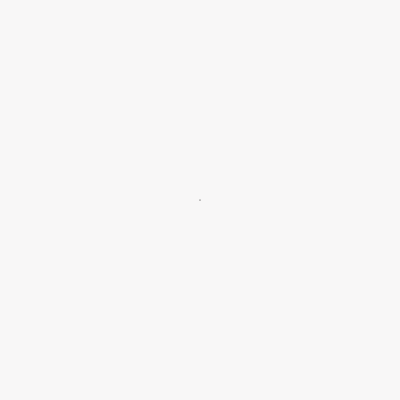
Frame 1 (no input)
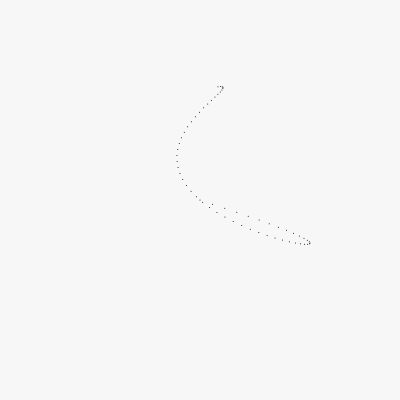
Frame 60 (no input)
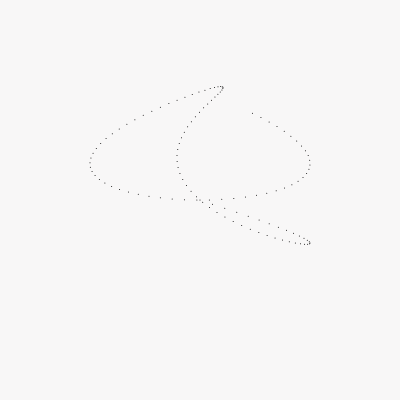
Frame 120 (the mouse pressed at the canvas centre since frame 60)

The p5.js sketch that drew these frames (run headless with seeded random() and noise() and a simulated clock; from frame 60 on, the mouse is pressed at the canvas centre):

// p5.js sketch
// ── sketch.js
const iters = 2000;
let ct = 0;

let myDeJong;
let pts = [];

function setup() {
  createCanvas(400, 400);
  colorMode(HSL);
  pt = createVector(0, 0);
  background(52, 2, 97);
}

function draw() {
  translate(width / 2, height / 2);
  if (ct > pts) {
    let text = createP("Done");
    text.position(3, 3);
    text.style("color", "white");
    text.style("font-family", "Courier New");
    noLoop();
  }

  const newPoint = f33(ct).mult(width / 16);

  pts.push(newPoint);
  point(newPoint);
  ct++;
}

const f1 = (t) => createVector(sin(t / 2), cos(t / 3));
const f2 = (t) => createVector(sin(t ** 0.5), cos((5 / 2) * t ** 0.5));
const f3 = (t) =>
  createVector(sin(cos(t * 2) * 6.99), 1 * cos(sin(t * 2) * 6.9) ** 2);
const f4 = (t) => createVector(sin(sin(t / 6) * 5), cos(cos(t / 7) * 5));
const f5 = (t) =>
  createVector(sin(t / 8) + 0.5 * cos(t / 10), sin(t / 10) - cos(t / 8));
const f6 = (t) =>
  createVector(sin(t / 8) - cos(t / 3), sin(t / 4) - cos(t / 8));
const f7 = (t) =>
  createVector(sin(t / 4) - cos(t / 3), sin(t / 4) - cos(t / 8));
const f8 = (t) =>
  createVector(sin(t / 4) / cos(t / 3), sin(t / 4) - cos(t / 8));

const f9 = (t) => createVector(tan(t / 35), 1 / tan(t / 60));

const f10 = (t) =>
  createVector(sin(t / 3) / cos(t / 3.001), cos(t / 2) / sin(t / 2));
const f11 = (t) =>
  createVector(sin(t / 3) / cos(t / 3), cos(t / 1.9995) / sin(t / 2));

const f12 = (t) =>
  createVector(sin(t / 60) / cos(t / 120), cos(t / 120) / sin(t / 240));

const f13 = (t) =>
  createVector(sin(t / 60) / cos(t / 120), cos(t / 120) / sin(t / 60));
const f14 = (t) =>
  createVector(sin(t / 60) / cos(t / 120), cos(t / 240) / sin(t / 120));

const f15 = (t) =>
  createVector(sin(t / 6) / cos(t / 12), cos(t / 12) - sin(t / 12));
const f16 = (t) =>
  createVector(sin(t / 12) / cos(t / 12), cos(t / 12) - sin(t / 12));
const f17 = (t) =>
  createVector(sin(t / 6) / cos(t / 18), cos(t / 12) - sin(t / 12));
const f18 = (t) =>
  createVector(sin(t / 6) / cos(t / 18), cos(t / 18) - sin(t / 18));

const f19 = (t) =>
  createVector(
    (2 * sin(t / 10)) / cos(t / 20),
    3 * cos(t / 20) + 3 * sin(t / 20)
  );

const f20 = (t) =>
  createVector(
    (2 * sin(t / 40)) / cos(t / 48),
    4 * cos(t / 80) + 2 * sin(t / 80)
  );
const f21 = (t) =>
  createVector(
    (2 * sin(t / 40)) / cos(t / 64),
    4 * cos(t / 80) + 2 * sin(t / 80)
  );
const f22 = (t) =>
  createVector(
    (3 * sin(t / 40)) / cos(t / 64),
    4 * cos(t / 80) + 2 * sin(t / 80)
  );

const f23 = (t) =>
  createVector(
    sin(t / 40) ** 0.5 / cos(t / 64),
    4 * cos(t / 80) + 2 * sin(t / 80)
  );
const f24 = (t) =>
  createVector(
    sin(t / 40) / cos(t / 64),
    4 * cos(t / 80) ** 0.5 + 2 * sin(t / 80)
  );
const f25 = (t) =>
  createVector(
    sin(t / 64) ** 0.5 / cos(t / 64),
    cos(t / 80) ** 0.5 / sin(t / 80)
  );
const f26 = (t) => createVector(tan(t / 80), tan(t / 64) - tan(t / 80));

const f27 = (t) =>
  createVector(tan(t / 64) - tan(t / 80), tan(t / 80) - tan(t / 32));

const f28 = (t) =>
  createVector(
    1 / tan(t / 64) - 1 / tan(t / 80),
    1 / tan(t / 80) - 1 / tan(t / 128)
  );

const f29 = (t) => createVector(sin(tan(t / 10)) * 5, sin(tan(t / 30)) * 5);

const f30 = (t) => createVector(sin(tan(t / 5)) * 5, sin(1 / tan(t / 15)) * 5);

const f31 = (t) =>
  createVector(sin(tan(t / 10) ** 2) * 5, sin(tan(t / 15) ** 2) * 5);

const f32 = (t) => createVector(sin(t / 20) ** 3 * 5, cos(t / 15) ** 5 * 5);

const f33 = (t) =>
  createVector(sin(t / 10) * cos(t / 30) * 5, sin(t / 30) * cos(t / 20) * 5);
